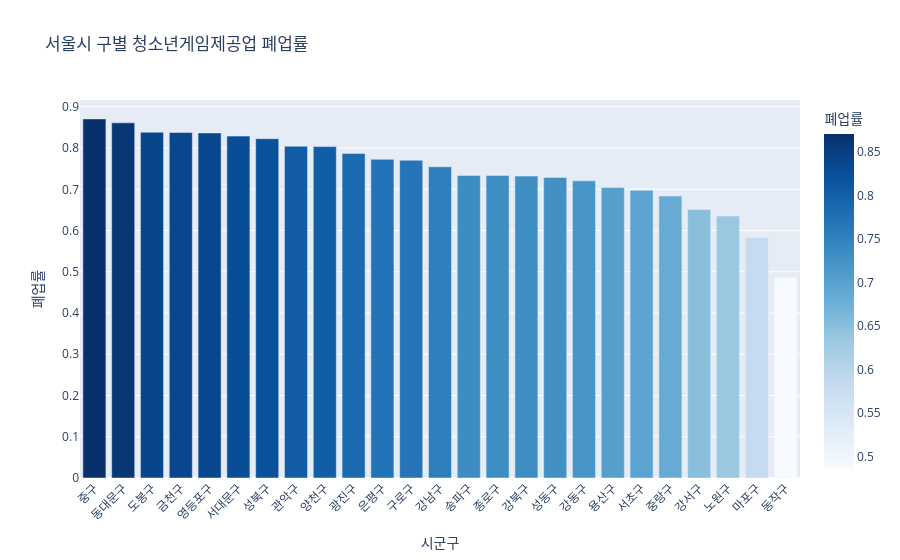

Notebook code for this chart:
### Code cell
# 막대그래프 시각화
import plotly.express as px

fig = px.bar(district_rate,
             x='시군구',
             y='폐업률',
             title = '서울시 구별 청소년게임제공업 폐업률',
             color = '폐업률',
             color_continuous_scale = 'Blues')
fig.update_layout(xaxis_tickangle=-45)
fig.show()

### Figure 1 — Plotly figure (JSON) as saved in the notebook; plotly's stock layout.template omitted (floating-point values rounded to 4 significant figures)
{"data": [{"alignmentgroup": "True", "hovertemplate": "시군구=%{x}<br>폐업률=%{marker.color}<extra></extra>", "legendgroup": "", "marker": {"color": [0.8707, 0.8611, 0.8383, 0.8377, 0.8367, 0.8289, 0.8227, 0.8044, 0.8036, 0.7868, 0.7727, 0.7704, 0.7545, 0.7336, 0.7333, 0.7321, 0.7288, 0.7204, 0.7045, 0.6977, 0.6839, 0.6511, 0.635, 0.5833, 0.4872], "coloraxis": "coloraxis", "pattern": {"shape": ""}}, "name": "", "offsetgroup": "", "orientation": "v", "showlegend": false, "textposition": "auto", "type": "bar", "x": ["중구", "동대문구", "도봉구", "금천구", "영등포구", "서대문구", "성북구", "관악구", "양천구", "광진구", "은평구", "구로구", "강남구", "송파구", "종로구", "강북구", "성동구", "강동구", "용산구", "서초구", "중랑구", "강서구", "노원구", "마포구", "동작구"], "xaxis": "x", "y": [0.8707, 0.8611, 0.8383, 0.8377, 0.8367, 0.8289, 0.8227, 0.8044, 0.8036, 0.7868, 0.7727, 0.7704, 0.7545, 0.7336, 0.7333, 0.7321, 0.7288, 0.7204, 0.7045, 0.6977, 0.6839, 0.6511, 0.635, 0.5833, 0.4872], "yaxis": "y"}], "layout": {"autosize": true, "barmode": "relative", "coloraxis": {"colorbar": {"title": {"text": "폐업률"}}, "colorscale": [[0, "rgb(247,251,255)"], [0.125, "rgb(222,235,247)"], [0.25, "rgb(198,219,239)"], [0.375, "rgb(158,202,225)"], [0.5, "rgb(107,174,214)"], [0.625, "rgb(66,146,198)"], [0.75, "rgb(33,113,181)"], [0.875, "rgb(8,81,156)"], [1, "rgb(8,48,107)"]]}, "legend": {"tracegroupgap": 0}, "title": {"text": "서울시 구별 청소년게임제공업 폐업률"}, "xaxis": {"anchor": "y", "autorange": true, "domain": [0, 1], "range": [-0.5, 24.5], "tickangle": -45, "title": {"text": "시군구"}, "type": "category"}, "yaxis": {"anchor": "x", "autorange": true, "domain": [0, 1], "range": [0, 0.9165], "title": {"text": "폐업률"}, "type": "linear"}}}
